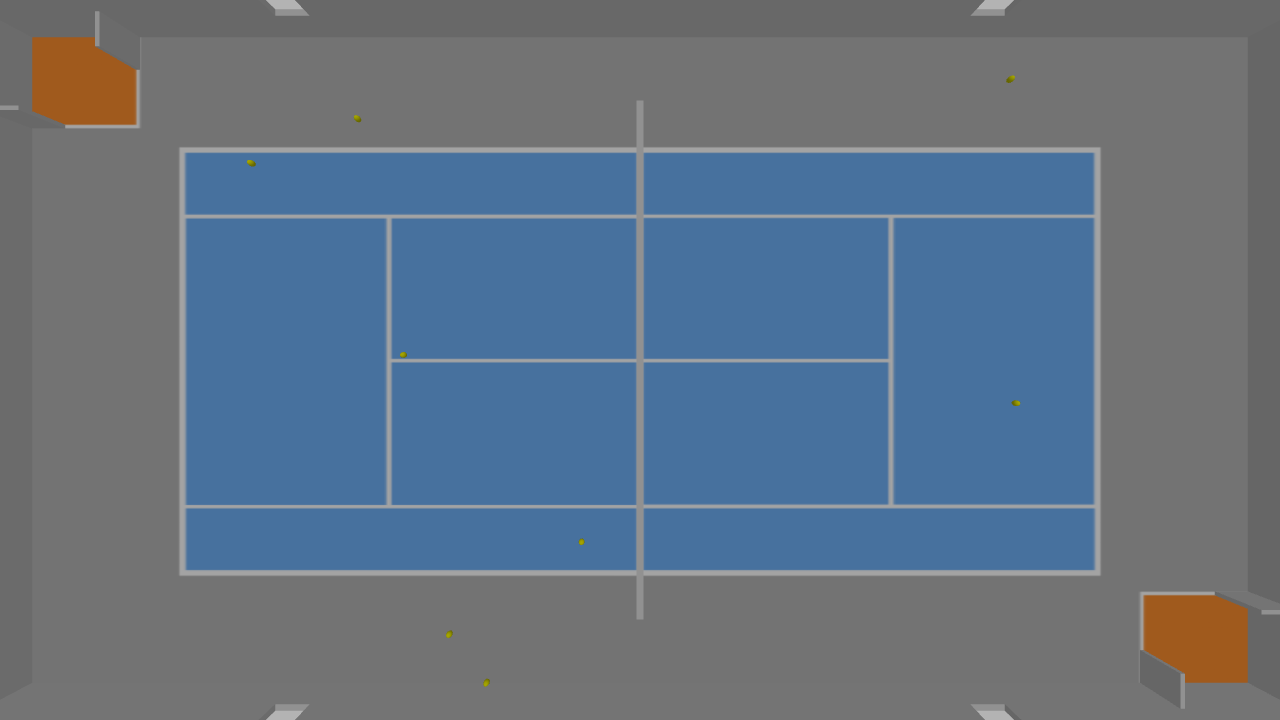
#> input picture ws/src/tennis_court/src/terrain_1.png, 1280 x 720 px
$ python ball.py
#> lines starting #> are read from the running program, lines starting #| are printed output that depends on the picture; after the words box and inside, x2 and y2 are one past the last pixel; in counts of white or black regions, pixels touching at a corner belong together
import cv2 as cv
import numpy as np

class ball:
    def __init__(self,timeStamp,X):
        self.time=timeStamp
        self.score=0
        self.position=X

    def update():
        pass

class terrainBalls:
    def __init__(self,timeStamp,img):
        # self.position=position
        self.time=timeStamp
        self.score=0
        self.terrain=img
        self.balls=[]

    def detect_balls(self):
        frame_HSV = cv.cvtColor(self.terrain, cv.COLOR_BGR2HSV)
        frame_threshold = cv.inRange(frame_HSV, (24, 1, 1), (51, 255, 255))
        ret,thresh = cv.threshold(frame_threshold,127,255,cv.THRESH_BINARY)
        contours,h = cv.findContours(thresh,cv.RETR_CCOMP,cv.CHAIN_APPROX_NONE)
        ball_centers=[]
        for cnt in contours:
            approx = cv.approxPolyDP(cnt, .03 * cv.arcLength(cnt, True), True)
            area = cv.contourArea(cnt)
            (cx, cy), radius = cv.minEnclosingCircle(cnt)
            ball_centers.append([cx,cy])
            circleArea = radius * radius * np.pi
            cv.drawContours(self.terrain, [cnt], 0, (0, 0, 255), -1)
        for i in range(len(ball_centers)):
            t=42
            b=ball(t,ball_centers[i])
            self.balls.append()
        # self.isolatedBalls=img

    def update():
        pass

img = cv.imread('terrain_1.png')
#> img is the input picture: shape (720, 1280, 3); mean B, G, R 131.1, 114.4, 99
frame_HSV = cv.cvtColor(img, cv.COLOR_BGR2HSV)
#> frame_HSV: shape (720, 1280, 3); mean H, S, V 43.5, 59.1, 133.5
frame_threshold = cv.inRange(frame_HSV, (24, 1, 1), (51, 255, 255))
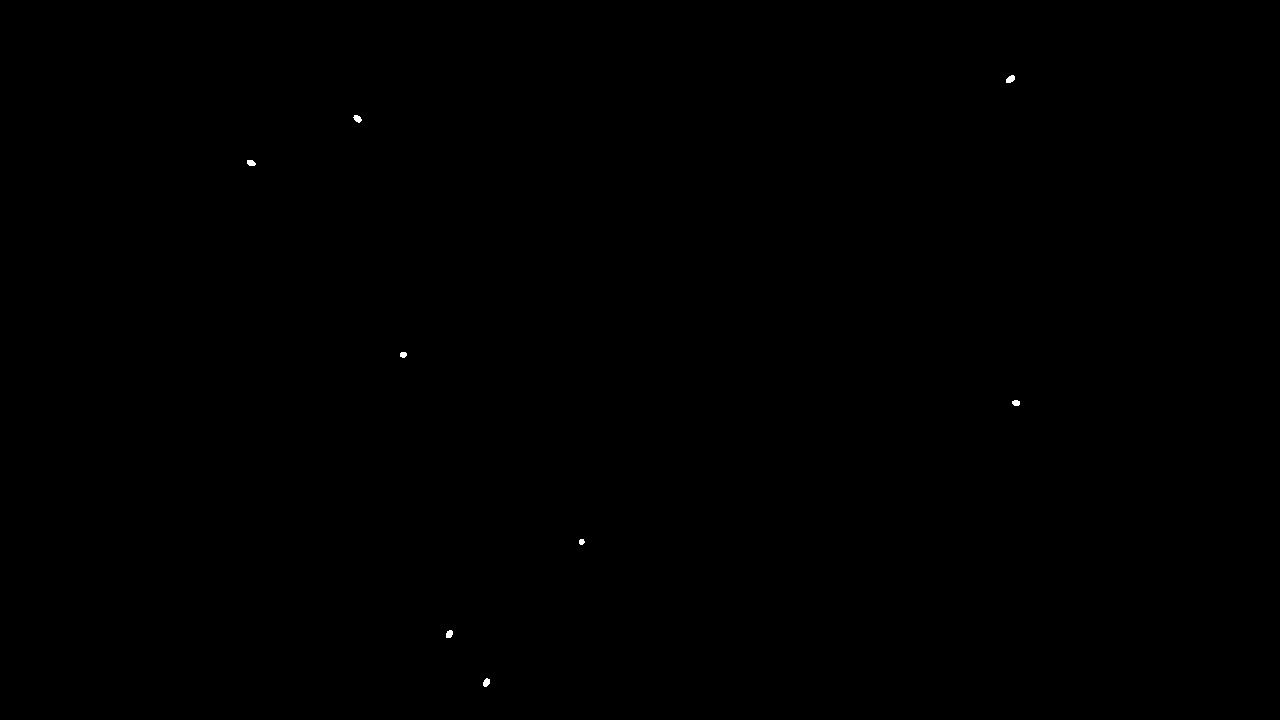
#> frame_threshold: shape (720, 1280); 0.04% white; 8 white regions
gray=frame_threshold

ret,thresh = cv.threshold(gray,127,255,cv.THRESH_BINARY)

contours,h = cv.findContours(thresh,cv.RETR_CCOMP,cv.CHAIN_APPROX_NONE)
#> contours = 8 contours; box (x1, y1, x2, y2) and area: (1006, 75, 1015, 83) 41, (483, 678, 490, 687) 36, (353, 115, 362, 123) 36, (446, 630, 453, 638) 34, (247, 160, 256, 166) 33, (1012, 400, 1020, 406) 30, (400, 352, 407, 358) 26, (579, 539, 585, 545) 20; h = [[1, -1, -1, -1], [2, 0, -1, -1], [3, 1, -1, -1], [4, 2, -1, -1], [5, 3, -1, -1], [6, 4, -1, -1], [7, 5, -1, -1], [-1, 6, -1, -1]]
for cnt in contours:
    approx = cv.approxPolyDP(cnt, .03 * cv.arcLength(cnt, True), True)
    area = cv.contourArea(cnt)
    (cx, cy), radius = cv.minEnclosingCircle(cnt)
    circleArea = radius * radius * np.pi
    cv.drawContours(img, [cnt], 0, (0, 0, 255), -1)
#> this loop made 8 passes
#> (area, cx, cy, radius, circleArea) on passes 1 to 8: (36, 486.1, 682.2, 4.32, 58.77), (34.5, 448.5, 633.5, 4.3, 58.12), (20.5, 581.5, 541.5, 2.92, 26.71), (29.5, 1015.5, 402.5, 3.81, 45.56), (25.5, 403, 354.5, 3.35, 35.35), (33, 251, 162, 4.47, 62.83), (36, 357.1, 118.1, 4.36, 59.74), (41, 1010, 79, 5, 78.54)
#> img: shape (720, 1280, 3); 0.04% of pixels changed, all inside (x1, y1, x2, y2) = (247, 75, 1020, 687)

cv.imshow('img',img)
cv.waitKey(0)
cv.destroyAllWindows()
